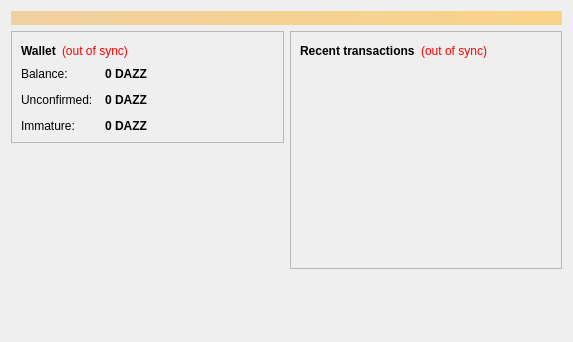
<?xml version="1.0" encoding="UTF-8"?>
<ui version="4.0">
 <class>OverviewPage</class>
 <widget class="QWidget" name="OverviewPage">
  <property name="geometry">
   <rect>
    <x>0</x>
    <y>0</y>
    <width>573</width>
    <height>342</height>
   </rect>
  </property>
  <property name="windowTitle">
   <string>Form</string>
  </property>
  <layout class="QVBoxLayout" name="topLayout">
   <item>
    <widget class="QLabel" name="labelAlerts">
     <property name="visible">
      <bool>false</bool>
     </property>
     <property name="styleSheet">
      <string notr="true">background-color: qlineargradient(x1: 0, y1: 0, x2: 1, y2: 0, stop:0 #F0D0A0, stop:1 #F8D488); color:#000000;</string>
     </property>
     <property name="wordWrap">
      <bool>true</bool>
     </property>
     <property name="margin">
      <number>3</number>
     </property>
    </widget>
   </item>
   <item>
    <layout class="QHBoxLayout" name="horizontalLayout" stretch="1,1">
     <item>
      <layout class="QVBoxLayout" name="verticalLayout_2">
       <item>
        <widget class="QFrame" name="frame">
         <property name="frameShape">
          <enum>QFrame::StyledPanel</enum>
         </property>
         <property name="frameShadow">
          <enum>QFrame::Raised</enum>
         </property>
         <layout class="QVBoxLayout" name="verticalLayout_4">
          <item>
           <layout class="QHBoxLayout" name="horizontalLayout_4">
            <item>
             <widget class="QLabel" name="label_5">
              <property name="font">
               <font>
                <weight>75</weight>
                <bold>true</bold>
               </font>
              </property>
              <property name="text">
               <string>Wallet</string>
              </property>
             </widget>
            </item>
            <item>
             <widget class="QLabel" name="labelWalletStatus">
              <property name="toolTip">
               <string>The displayed information may be out of date. Your wallet automatically synchronizes with the Dazzlecoin network after a connection is established, but this process has not completed yet.</string>
              </property>
              <property name="styleSheet">
               <string notr="true">QLabel { color: red; }</string>
              </property>
              <property name="text">
               <string notr="true">(out of sync)</string>
              </property>
              <property name="alignment">
               <set>Qt::AlignLeading|Qt::AlignLeft|Qt::AlignVCenter</set>
              </property>
             </widget>
            </item>
            <item>
             <spacer name="horizontalSpacer_2">
              <property name="orientation">
               <enum>Qt::Horizontal</enum>
              </property>
              <property name="sizeHint" stdset="0">
               <size>
                <width>40</width>
                <height>20</height>
               </size>
              </property>
             </spacer>
            </item>
           </layout>
          </item>
          <item>
           <layout class="QFormLayout" name="formLayout_2">
            <property name="fieldGrowthPolicy">
             <enum>QFormLayout::AllNonFixedFieldsGrow</enum>
            </property>
            <property name="horizontalSpacing">
             <number>12</number>
            </property>
            <property name="verticalSpacing">
             <number>12</number>
            </property>
            <item row="0" column="0">
             <widget class="QLabel" name="label">
              <property name="text">
               <string>Balance:</string>
              </property>
             </widget>
            </item>
            <item row="0" column="1">
             <widget class="QLabel" name="labelBalance">
              <property name="font">
               <font>
                <weight>75</weight>
                <bold>true</bold>
               </font>
              </property>
              <property name="cursor">
               <cursorShape>IBeamCursor</cursorShape>
              </property>
              <property name="toolTip">
               <string>Your current balance</string>
              </property>
              <property name="text">
               <string notr="true">0 DAZZ</string>
              </property>
              <property name="textInteractionFlags">
               <set>Qt::LinksAccessibleByMouse|Qt::TextSelectableByKeyboard|Qt::TextSelectableByMouse</set>
              </property>
             </widget>
            </item>
            <item row="1" column="0">
             <widget class="QLabel" name="label_3">
              <property name="text">
               <string>Unconfirmed:</string>
              </property>
             </widget>
            </item>
            <item row="1" column="1">
             <widget class="QLabel" name="labelUnconfirmed">
              <property name="font">
               <font>
                <weight>75</weight>
                <bold>true</bold>
               </font>
              </property>
              <property name="cursor">
               <cursorShape>IBeamCursor</cursorShape>
              </property>
              <property name="toolTip">
               <string>Total of transactions that have yet to be confirmed, and do not yet count toward the current balance</string>
              </property>
              <property name="text">
               <string notr="true">0 DAZZ</string>
              </property>
              <property name="textInteractionFlags">
               <set>Qt::LinksAccessibleByMouse|Qt::TextSelectableByKeyboard|Qt::TextSelectableByMouse</set>
              </property>
             </widget>
            </item>
            <item row="2" column="0">
             <widget class="QLabel" name="labelImmatureText">
              <property name="text">
               <string>Immature:</string>
              </property>
             </widget>
            </item>
            <item row="2" column="1">
             <widget class="QLabel" name="labelImmature">
              <property name="font">
               <font>
                <weight>75</weight>
                <bold>true</bold>
               </font>
              </property>
              <property name="toolTip">
               <string>Mined balance that has not yet matured</string>
              </property>
              <property name="text">
               <string notr="true">0 DAZZ</string>
              </property>
              <property name="textInteractionFlags">
               <set>Qt::LinksAccessibleByMouse|Qt::TextSelectableByKeyboard|Qt::TextSelectableByMouse</set>
              </property>
             </widget>
            </item>
           </layout>
          </item>
         </layout>
        </widget>
       </item>
       <item>
        <spacer name="verticalSpacer">
         <property name="orientation">
          <enum>Qt::Vertical</enum>
         </property>
         <property name="sizeHint" stdset="0">
          <size>
           <width>20</width>
           <height>40</height>
          </size>
         </property>
        </spacer>
       </item>
      </layout>
     </item>
     <item>
      <layout class="QVBoxLayout" name="verticalLayout_3">
       <item>
        <widget class="QFrame" name="frame_2">
         <property name="frameShape">
          <enum>QFrame::StyledPanel</enum>
         </property>
         <property name="frameShadow">
          <enum>QFrame::Raised</enum>
         </property>
         <layout class="QVBoxLayout" name="verticalLayout">
          <item>
           <layout class="QHBoxLayout" name="horizontalLayout_2">
            <item>
             <widget class="QLabel" name="label_4">
              <property name="text">
               <string>&lt;b&gt;Recent transactions&lt;/b&gt;</string>
              </property>
             </widget>
            </item>
            <item>
             <widget class="QLabel" name="labelTransactionsStatus">
              <property name="toolTip">
               <string>The displayed information may be out of date. Your wallet automatically synchronizes with the Dazzlecoin network after a connection is established, but this process has not completed yet.</string>
              </property>
              <property name="styleSheet">
               <string notr="true">QLabel { color: red; }</string>
              </property>
              <property name="text">
               <string notr="true">(out of sync)</string>
              </property>
              <property name="alignment">
               <set>Qt::AlignRight|Qt::AlignTrailing|Qt::AlignVCenter</set>
              </property>
             </widget>
            </item>
            <item>
             <spacer name="horizontalSpacer">
              <property name="orientation">
               <enum>Qt::Horizontal</enum>
              </property>
              <property name="sizeHint" stdset="0">
               <size>
                <width>40</width>
                <height>20</height>
               </size>
              </property>
             </spacer>
            </item>
           </layout>
          </item>
          <item>
           <widget class="QListView" name="listTransactions">
            <property name="styleSheet">
             <string notr="true">QListView { background: transparent; }</string>
            </property>
            <property name="frameShape">
             <enum>QFrame::NoFrame</enum>
            </property>
            <property name="verticalScrollBarPolicy">
             <enum>Qt::ScrollBarAlwaysOff</enum>
            </property>
            <property name="horizontalScrollBarPolicy">
             <enum>Qt::ScrollBarAlwaysOff</enum>
            </property>
            <property name="selectionMode">
             <enum>QAbstractItemView::NoSelection</enum>
            </property>
           </widget>
          </item>
         </layout>
        </widget>
       </item>
       <item>
        <spacer name="verticalSpacer_2">
         <property name="orientation">
          <enum>Qt::Vertical</enum>
         </property>
         <property name="sizeHint" stdset="0">
          <size>
           <width>20</width>
           <height>40</height>
          </size>
         </property>
        </spacer>
       </item>
      </layout>
     </item>
    </layout>
   </item>
  </layout>
 </widget>
 <resources/>
 <connections/>
</ui>
